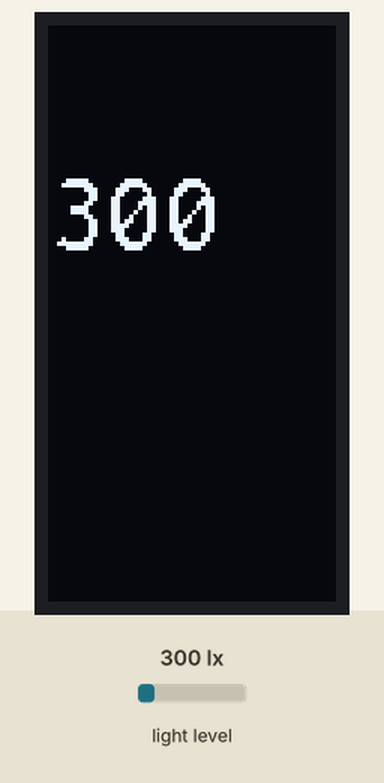
Recording of a sketch running on a simulated Arduino Uno, built with avr-gcc and run on an emulated ATmega328P. Shown: 64×128 one-colour display. Inputs (shaded band) come from the test bench; at power-on: light level 300 lx. What the sketch prints to the serial monitor is not drawn.

Above: at 1.2 s.
1.3 s: light level set to 40 lx
At 2.4 s:
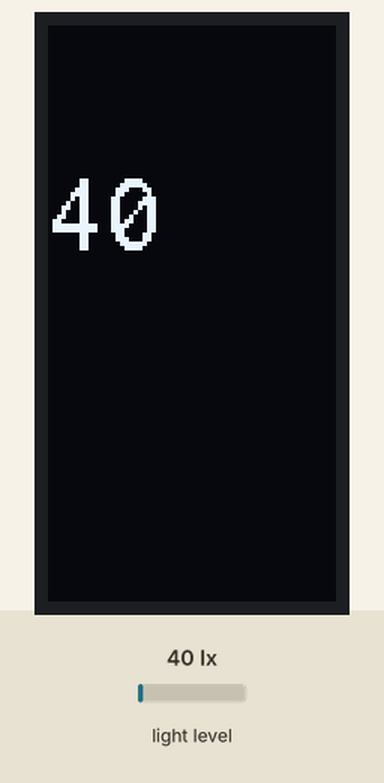
3.0 s: light level set to 500 lx
At 3.7 s:
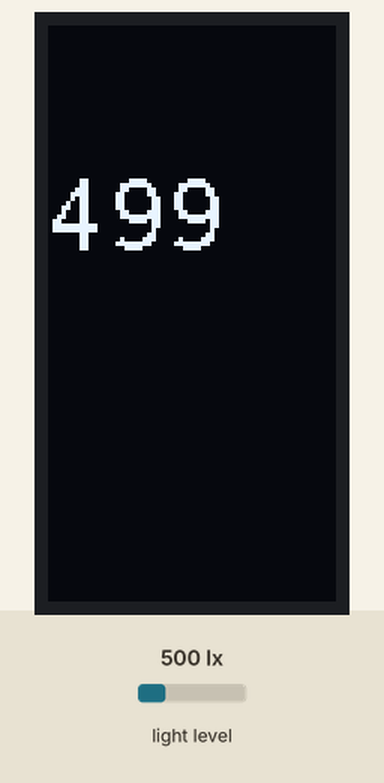
4.5 s: light level set to 1000 lx
At 4.9 s:
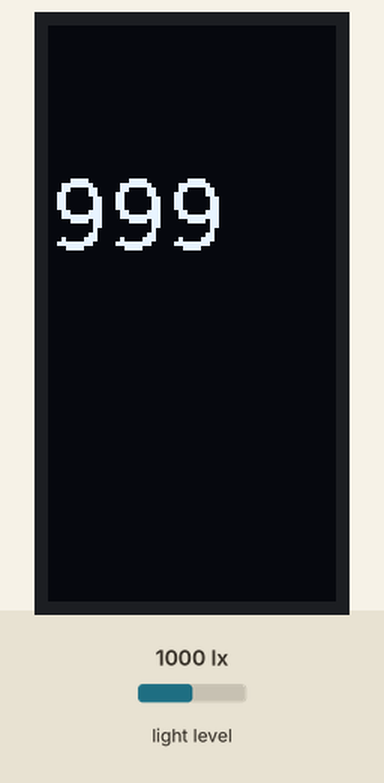
Timing chart, 0 to 7.5 s (numbered marks = the images above; inputs shaded):
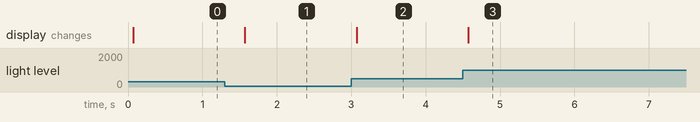

The sketch:

lux-sensor.ino
```cpp
#include <stdio.h>
#include <Arduino.h>
#include <U8g2lib.h>
#include <BH1750.h>
#define ARRAY_SIZE(x) (sizeof(x) / sizeof((x)[0]))


U8G2_SSD1306_128X64_NONAME_F_HW_I2C u8g2(U8G2_R3, /* reset=*/ U8X8_PIN_NONE);
BH1750 lightMeter(0x23);


unsigned long status = 0UL;
unsigned long statusInterval = 300UL;

char buf[128];

void display() {
  int light = lightMeter.readLightLevel();
  Serial.println(light);
  itoa(light, buf, 10);
  u8g2.clearBuffer();
  u8g2.drawStr(0, 50, buf);
  u8g2.sendBuffer();
}


void setup() {
  Serial.begin(115200);

  u8g2.begin();
  u8g2.setFont(u8g2_font_inr16_mn);
  Serial.println("Display started?");

  lightMeter.begin(BH1750_CONTINUOUS_HIGH_RES_MODE);
}


void loop() {
  if( (long)( millis() - status ) >= 0) {
    status = millis() + statusInterval;
    Serial.println("display");
    display();
  }
}
```

Measured:
- after the input at 1.3 s, the display: changes after 0.27 s (image 1)
- after the input at 3.0 s, the display: changes after 0.07 s (image 2)
- after the input at 4.5 s, the display: changes after 0.07 s (image 3)
